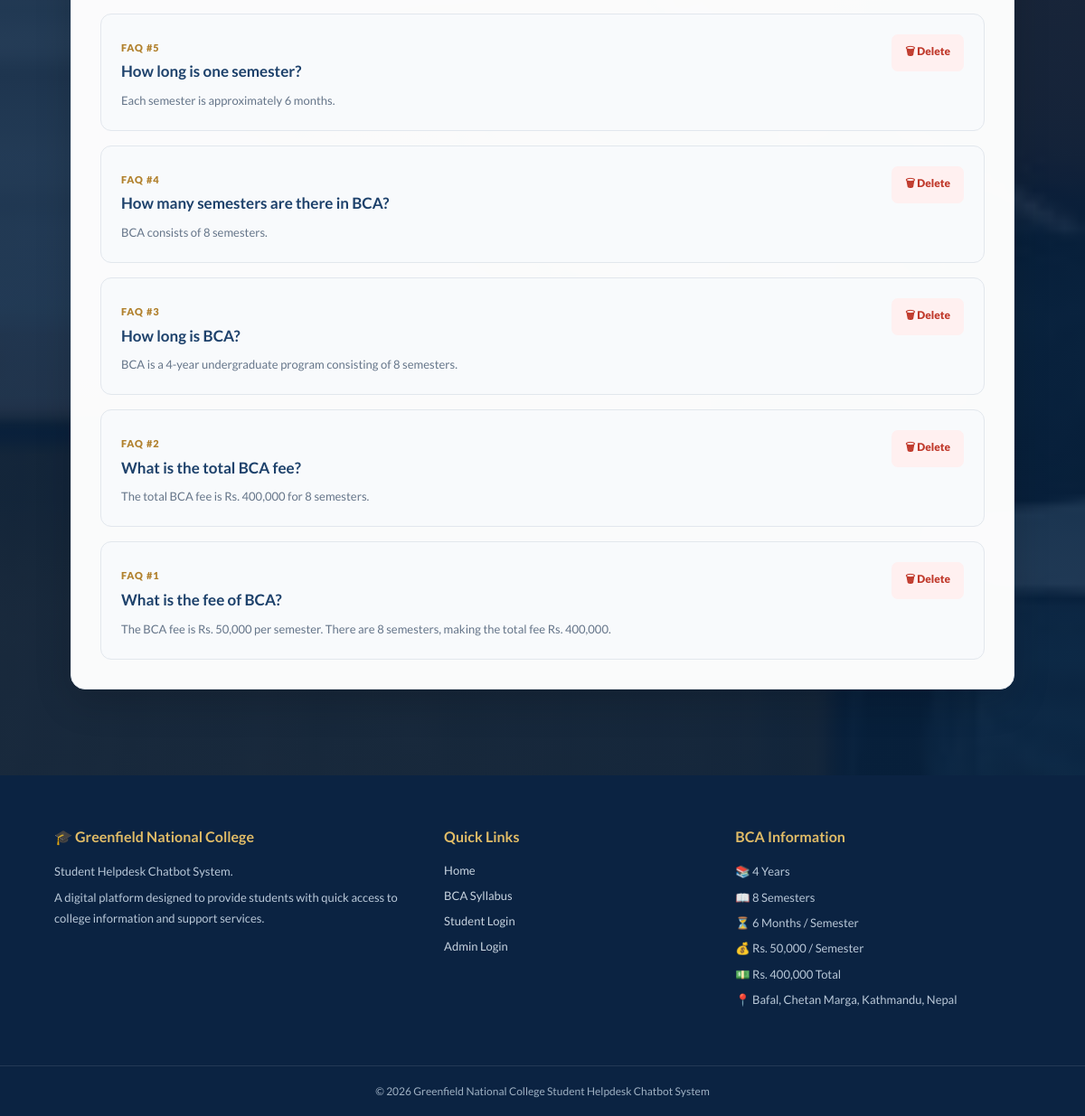
The app's page /admin/faqs (signed in, lower part), older data.
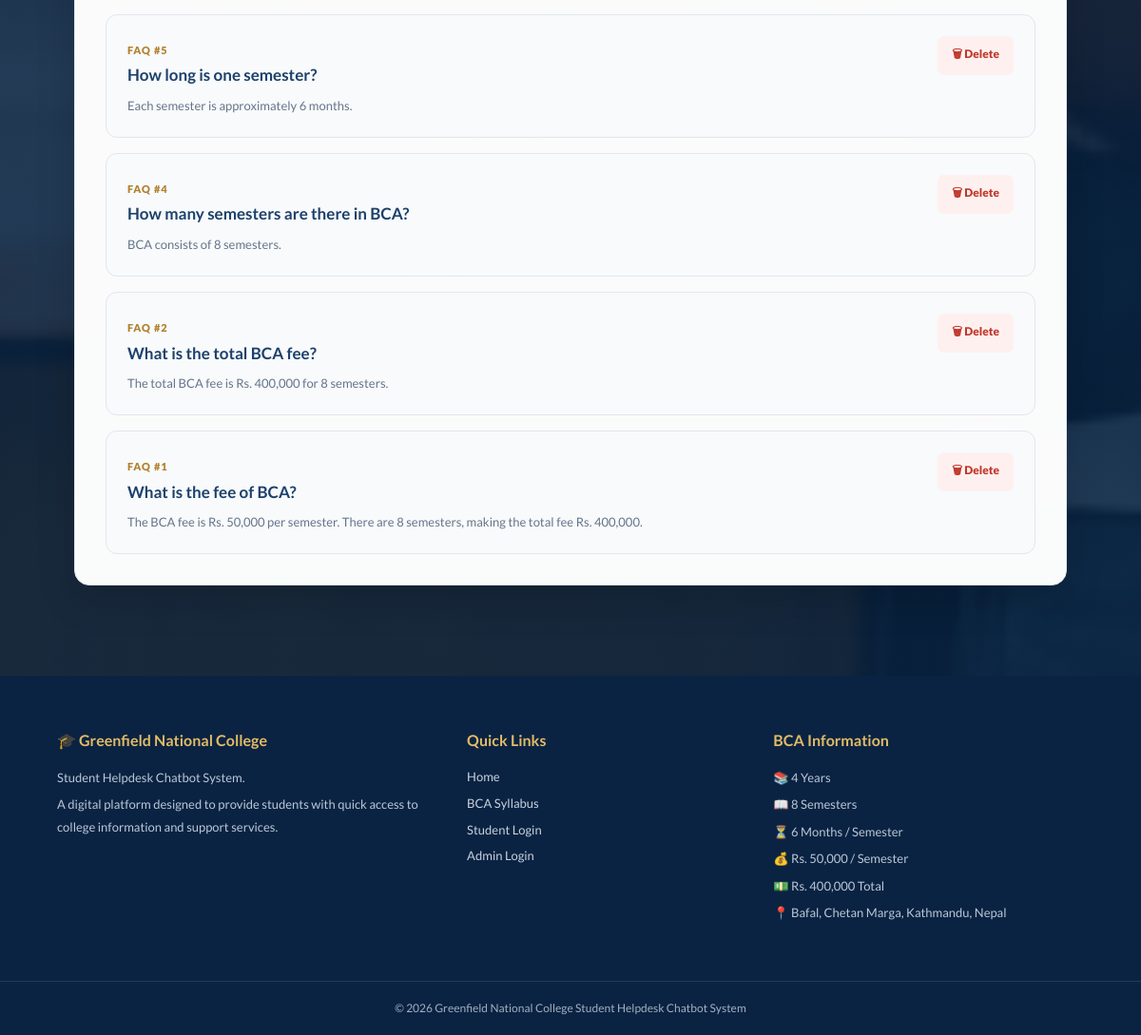
The same page, newer data.
### tables this page shows
CREATE TABLE faqs (
            id INTEGER PRIMARY KEY AUTOINCREMENT,
            question TEXT NOT NULL,
            answer TEXT NOT NULL
        );

### app.py (the view, shortened to what this page needs)
@app.route(
    "/admin/faqs",
    methods=["GET", "POST"]
)
@admin_required
def admin_faqs():
    connection = get_db()
    faqs = connection.execute("""
        SELECT *
        FROM faqs
        ORDER BY id DESC
    """).fetchall()
    connection.close()
    return render_template(
        "faqs.html",
        faqs=faqs
    )

### app.py (called while the page is built)
def get_db():
    connection = sqlite3.connect(DATABASE)
    connection.row_factory = sqlite3.Row
    return connection

def admin_required(function):
    @wraps(function)
    def wrapper(*args, **kwargs):
        if "admin_id" not in session:
            flash("Admin login required.")
            return redirect(
                url_for("admin_login")
            )
        return function(*args, **kwargs)
    return wrapper

### templates/faqs.html (shortened to what this page needs)
{% extends "base.html" %}
{% block content %}
<section class="faq-page">
    <div class="faq-container">
        <div class="faq-panel">
            {% if faqs %}
                <div class="faq-list">
                    {% for faq in faqs %}
                        <div class="faq-item">
                            <div>
                                <span class="faq-number">
                                    FAQ #{{ faq["id"] }}
                                </span>
                                <h3>
                                    {{ faq["question"] }}
                                </h3>
                                <p>
                                    {{ faq["answer"] }}
                                </p>
                            </div>
                            <form
                                method="POST"
                                action="{{ url_for('delete_faq', faq_id=faq['id']) }}"
                                class="faq-delete-form"
                            >
                                <button
                                    type="submit"
                                    class="faq-delete-button"
                                    onclick="return confirm('Are you sure you want to delete this FAQ?');"
                                >
                                    🗑 Delete
                                </button>
                            </form>
                        </div>
                    {% endfor %}
                </div>
            {% endif %}
        </div>
    </div>
</section>
{% endblock %}

### templates/base.html (shortened to what this page needs)
<!DOCTYPE html>
<html lang="en">
<head>
    <link rel="stylesheet"
          href="{{ url_for('static', filename='style.css') }}">
</head>
<body>
<main>
    {% block content %}
    {% endblock %}
</main>
<footer class="site-footer">
    <div class="footer-main">
        <div class="footer-column">
            <h3>
                🎓 Greenfield National College
            </h3>
            <p>
                Student Helpdesk Chatbot System.
            </p>
            <p>
                A digital platform designed to provide
                students with quick access to college
                information and support services.
            </p>
        </div>
        <div class="footer-column">
            <h3>
                Quick Links
            </h3>
            <a href="{{ url_for('home') }}">
                Home
            </a>
            <a href="{{ url_for('syllabus') }}">
                BCA Syllabus
            </a>
            <a href="{{ url_for('login') }}">
                Student Login
            </a>
            <a href="{{ url_for('admin_login') }}">
                Admin Login
            </a>
        </div>
        <div class="footer-column">
            <h3>
                BCA Information
            </h3>
            <p>📚 4 Years</p>
            <p>📖 8 Semesters</p>
            <p>⏳ 6 Months / Semester</p>
            <p>💰 Rs. 50,000 / Semester</p>
            <p>💵 Rs. 400,000 Total</p>
            <p>
                📍 Bafal, Chetan Marga,
                Kathmandu, Nepal
            </p>
        </div>
    </div>
    <div class="footer-bottom">
        © 2026 Greenfield National College
        Student Helpdesk Chatbot System
    </div>
</footer>
</body>
</html>

### static/style.css (style rules this page uses)
* { margin: 0; padding: 0; box-sizing: border-box; }
html { scroll-behavior: smooth; }
body { font-family: "Lato", Arial, sans-serif; background: #f5f7fa; color: #26384f; line-height: 1.6; }
a { text-decoration: none; color: inherit; }
button { font-family: inherit; }
.site-footer { background: #0b2342; color: white; }
.footer-main { width: 90%; max-width: 1100px; margin: auto; padding: 55px 0; display: grid; grid-template-columns: 1.4fr 1fr 1.2fr; gap: 50px; }
.footer-column h3 { color: #e1bc67; font-size: 16px; margin-bottom: 15px; }
.footer-column p { color: #b9c8d8; font-size: 13px; line-height: 1.8; margin-bottom: 5px; }
.footer-column a { display: block; color: #c7d3df; font-size: 13px; margin-bottom: 7px; transition: 0.2s; }
.footer-bottom { border-top: 1px solid rgba(255,255,255,0.1); text-align: center; color: #9fb1c3; padding: 18px; font-size: 12px; }

Row changes from the older to the newer data that the page shows:
removed faqs: id "3", question "How long is BCA?", answer "BCA is a 4-year undergraduate program consisting of 8 semesters."
